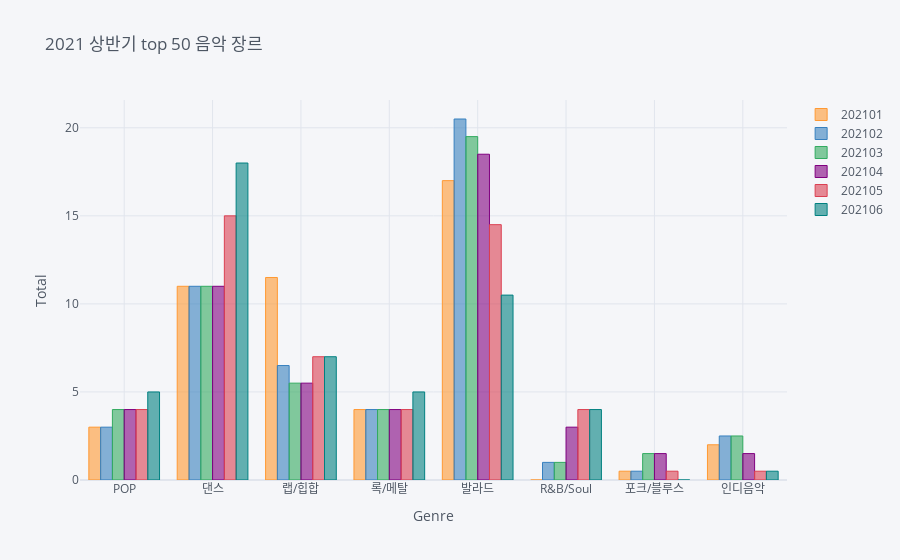

This figure's notebook cell:
### Code cell
music2021.iplot(kind='bar',title='2021 상반기 top 50 음악 장르',xTitle='Genre',yTitle='Total')

### Figure 1 — Plotly figure (JSON) as saved in the notebook; plotly's stock layout.template omitted (floating-point values rounded to 4 significant figures)
{"data": [{"marker": {"color": "rgba(255, 153, 51, 0.6)", "line": {"color": "rgba(255, 153, 51, 1.0)", "width": 1}}, "name": "202101", "orientation": "v", "text": "", "type": "bar", "x": ["POP", "댄스", "랩/힙합", "록/메탈", "발라드", "R&B/Soul", "포크/블루스", "인디음악"], "y": [3, 11, 11.5, 4, 17, 0, 0.5, 2]}, {"marker": {"color": "rgba(55, 128, 191, 0.6)", "line": {"color": "rgba(55, 128, 191, 1.0)", "width": 1}}, "name": "202102", "orientation": "v", "text": "", "type": "bar", "x": ["POP", "댄스", "랩/힙합", "록/메탈", "발라드", "R&B/Soul", "포크/블루스", "인디음악"], "y": [3, 11, 6.5, 4, 20.5, 1, 0.5, 2.5]}, {"marker": {"color": "rgba(50, 171, 96, 0.6)", "line": {"color": "rgba(50, 171, 96, 1.0)", "width": 1}}, "name": "202103", "orientation": "v", "text": "", "type": "bar", "x": ["POP", "댄스", "랩/힙합", "록/메탈", "발라드", "R&B/Soul", "포크/블루스", "인디음악"], "y": [4, 11, 5.5, 4, 19.5, 1, 1.5, 2.5]}, {"marker": {"color": "rgba(128, 0, 128, 0.6)", "line": {"color": "rgba(128, 0, 128, 1.0)", "width": 1}}, "name": "202104", "orientation": "v", "text": "", "type": "bar", "x": ["POP", "댄스", "랩/힙합", "록/메탈", "발라드", "R&B/Soul", "포크/블루스", "인디음악"], "y": [4, 11, 5.5, 4, 18.5, 3, 1.5, 1.5]}, {"marker": {"color": "rgba(219, 64, 82, 0.6)", "line": {"color": "rgba(219, 64, 82, 1.0)", "width": 1}}, "name": "202105", "orientation": "v", "text": "", "type": "bar", "x": ["POP", "댄스", "랩/힙합", "록/메탈", "발라드", "R&B/Soul", "포크/블루스", "인디음악"], "y": [4, 15, 7, 4, 14.5, 4, 0.5, 0.5]}, {"marker": {"color": "rgba(0, 128, 128, 0.6)", "line": {"color": "rgba(0, 128, 128, 1.0)", "width": 1}}, "name": "202106", "orientation": "v", "text": "", "type": "bar", "x": ["POP", "댄스", "랩/힙합", "록/메탈", "발라드", "R&B/Soul", "포크/블루스", "인디음악"], "y": [5, 18, 7, 5, 10.5, 4, 0, 0.5]}], "layout": {"legend": {"bgcolor": "#F5F6F9", "font": {"color": "#4D5663"}}, "paper_bgcolor": "#F5F6F9", "plot_bgcolor": "#F5F6F9", "title": {"font": {"color": "#4D5663"}, "text": "2021 상반기 top 50 음악 장르"}, "xaxis": {"gridcolor": "#E1E5ED", "showgrid": true, "tickfont": {"color": "#4D5663"}, "title": {"font": {"color": "#4D5663"}, "text": "Genre"}, "zerolinecolor": "#E1E5ED"}, "yaxis": {"gridcolor": "#E1E5ED", "showgrid": true, "tickfont": {"color": "#4D5663"}, "title": {"font": {"color": "#4D5663"}, "text": "Total"}, "zerolinecolor": "#E1E5ED"}}}
